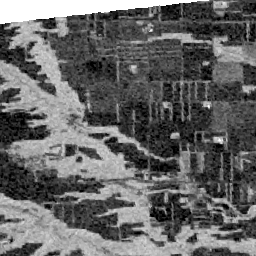
%> input picture Testset/test.png, 256 x 256 px
$ octave histogram_checker.m   (GNU Octave 9; MATLAB toolbox functions it lacks are replaced by stand-ins)
%> lines starting %> are read from the running program, lines starting %| are printed output that depends on the picture
% comparison of images for the dip project

% load image paths, load noiser code, get noisy image, get lee filter
% output, get avg filter output, median filter output, compare histograms

clc;
clear;
close all;

clean_img = "C:\Users\Rohan Mahesh Rao\Desktop\HIST\test.png";
noisy_img = "C:\Users\Rohan Mahesh Rao\Desktop\HIST\speckled.png";
noisy_storage = "C:\Users\Rohan Mahesh Rao\Desktop\HIST\";

input = imread(clean_img);
%> input is the input picture: size 256x256x3 uint8; min 0, max 255, mean 101.8
noised = imread(noisy_img);
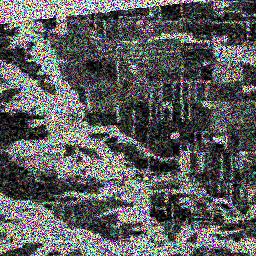
%> input picture Testset/speckled.png, 256 x 256 px
%> noised is the input picture: size 256x256x3 uint8; mean R, G, B 93.9, 94.5, 93.9

% [8 lines of commented-out code are left out]

lee_in = im2double(noised);
lee_img = Leefilter(lee_in,5); % model predicted 5
lee_img = postpr(lee_img);

median_img = medfilt3(noised);
% [18 lines not run here, left out]
function lee_output = Leefilter(img,window_size)
%> called with window_size = 5

img = double(img);
lee_output = img;
means = imfilter(img, fspecial('average', window_size), 'replicate');
sigmas = sqrt((img-means).^2/window_size^2);
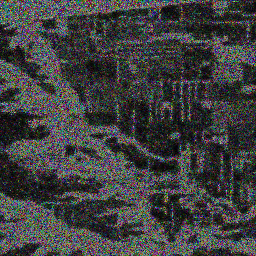
%> sigmas: size 256x256x3 double; mean R, G, B 0.046, 0.0463, 0.0464; drawn with min black and max white
sigmas = imfilter(sigmas, fspecial('average', window_size), 'replicate');
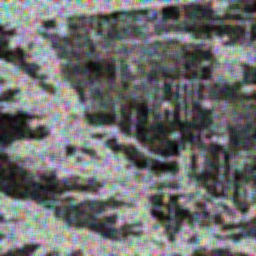
%> sigmas: size 256x256x3 double; mean R, G, B 0.046, 0.0463, 0.0463; drawn with min black and max white

ENLs = (means./sigmas).^2;
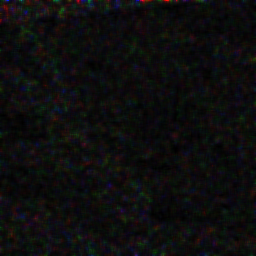
%> ENLs: size 256x256x3 double; mean R, G, B 64.6, 64.4, 64.2; drawn with min black and max white
sx2s = ((ENLs.*(sigmas).^2) - means.^2)./(ENLs + 1);
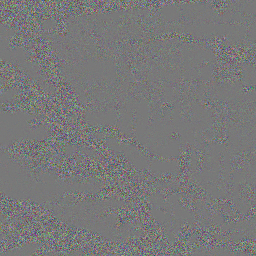
%> sx2s: size 256x256x3 double; mean R, G, B 2.59e-21, -6.18e-22, 3.57e-22; drawn with min black and max white
fbar = means + (sx2s.*(img-means)./(sx2s + (means.^2 ./ENLs)));
lee_output(means~=0) = fbar(means~=0);

end

function post_out = postpr(a)
    mf = ones(3, 3)/9;
    meanfilt = imfilter(a,mf);
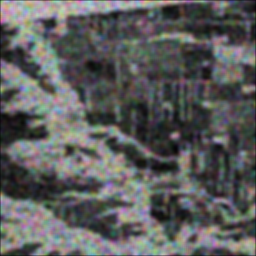
%> meanfilt: size 256x256x3 double; mean R, G, B 0.366, 0.368, 0.366
    c =imsharpen(meanfilt,'Radius',3,'Amount',3);
    post_out = imfilter(c,mf);
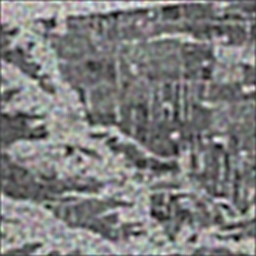
%> post_out: size 256x256x3 double; mean R, G, B 0.373, 0.376, 0.373; drawn with min black and max white
%> the run ends on the next line
end
